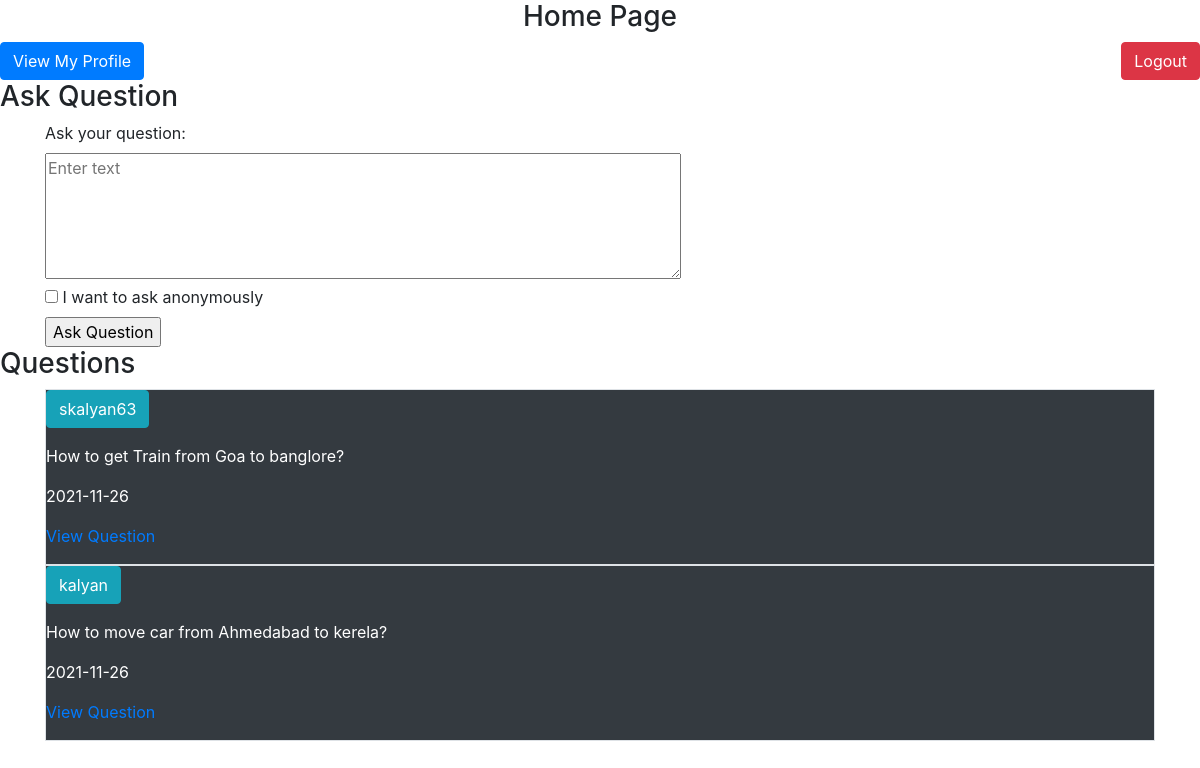
/Home (signed in), run on the app's committed database.
### tables this page shows
CREATE TABLE User(
    user_id     INTEGER PRIMARY KEY autoincrement,
    User_name   varchar(20),
    Password    blob(50),
    Salt        blob(8),
    Email       varchar(40),
    LastLogin   Text);

CREATE TABLE Questions(
    Q_id        INTEGER PRIMARY KEY autoincrement,
    user_id     int not null,
    Q_Text      varchar(500),
    Anonymous   int default 0,
    Date        Text);

### app.py (the view, shortened to what this page needs)
@app.route('/Home',methods=["POST","GET"])
def Home():
    if(not session.get('UserId',None)):
        return render_template('Login.html')
    else:
        return render_template('Home.html',Questions=DisplayQues(),get_Name=GetUserName)

### Sql_Querries.py (called while the page is built)
def GetUserName(U_Id):
    conn=sqlite3.connect('quora.db')
    cur=conn.cursor()
    cur.execute("Select User_name from User where user_id=?",(U_Id,))
    res=cur.fetchone()
    conn.close()
    return res[0]

def DisplayQues():
    conn = sqlite3.connect('quora.db')
    cur = conn.cursor()
    cur.execute("select * from Questions")
    data = cur.fetchall()
    conn.close()
    return(data)

### templates/Home.html (shortened to what this page needs)
{% extends 'Base.html' %}
{% block Body %}
<h3 class="text-center">Home Page</h3>
<a href="{{url_for('Profile',user_Id=session['UserId'])}}" class="btn btn-primary"> View My Profile</a>
<a href="{{url_for('Logout')}}" class="btn btn-danger float-right">Logout</a>
<h3>Ask Question </h3>
<div class="container">
    <form action="/Home" method="POST">
        <label for="text">Ask your question:</label>
        <br>
        <textarea rows="5" cols="60" name="q_text" placeholder="Enter text"></textarea>
        <br/>
        <input type="checkbox" id="anonymous" name="anonymous" value="1">
        <label for="anonymous"> I want to ask anonymously </label><br>
        <input type="submit" value="Ask Question"/>
    </form>
</div>
<h3 class="text-centre">Questions</h3>
<div class="container">
{% for Question in Questions %}
    <div class="border bg-dark text-white">
        {% if Question[3] == 1 %}
            <p>user: Ananymous<p>
        {% else %}
            <p><a href="/profile/{{Question[1]}}" class="btn btn-info">{{get_Name(Question[1])}}</a></p>
        {% endif %}
        <p>{{Question[2]}}</p>
        <p>{{Question[4][:10]}}</p>
        <p><a href="/Question/{{Question[0]}}">View Question</a></p>
    </div>
{% endfor %}
</div>
{% endblock Body%}

### data on the page
Questions: Q_Text "How to get Train from Goa to banglore?", Date "2021-11-26"
User: User_name "skalyan63"
Questions: Q_Text "How to move car from Ahmedabad to kerela?", Date "2021-11-26"
User: User_name "kalyan"
